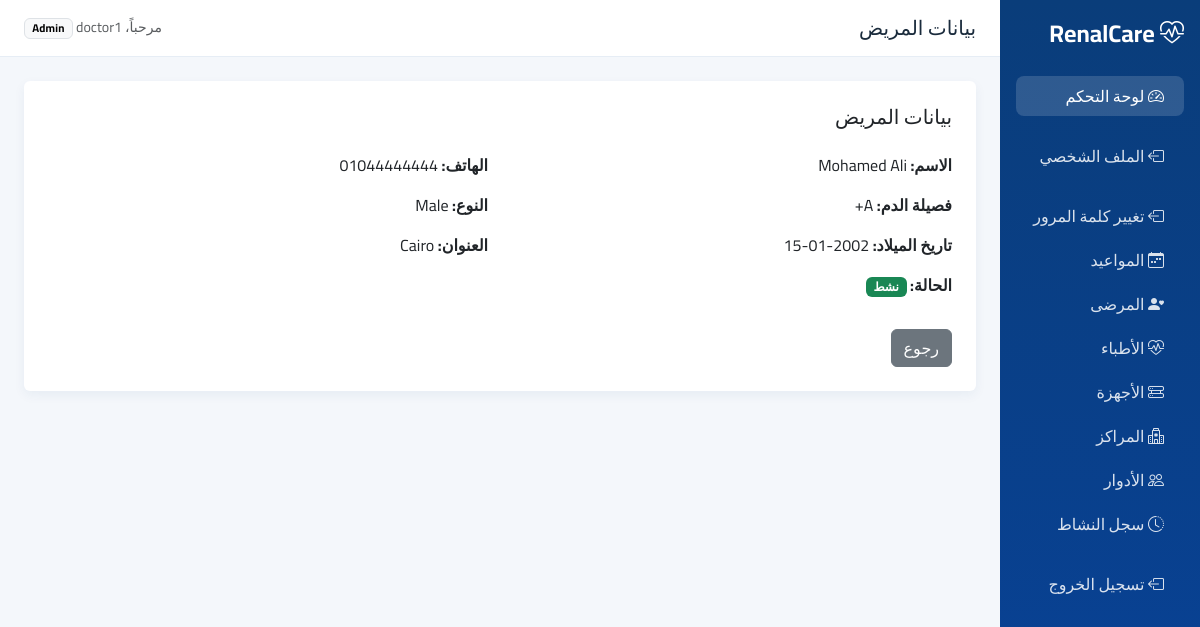
Page /patient-details.php?id=1 (signed in) on the committed database.
### tables this page shows
CREATE TABLE `patients` (
  `id` int(11) NOT NULL,
  `user_id` int(11) DEFAULT NULL,
  `full_name` varchar(100) DEFAULT NULL,
  `phone` varchar(20) DEFAULT NULL,
  `blood_type` varchar(5) DEFAULT NULL,
  `gender` enum('Male','Female') DEFAULT NULL,
  `birth_date` date DEFAULT NULL,
  `address` text DEFAULT NULL,
  `status` enum('active','inactive') DEFAULT 'active'
);

### patient-details.php (the view, shortened to what this page needs)
<?php
require_once("config/database.php");
$doctor_user_id = $_SESSION['user_id'];
$query = "SELECT id
FROM doctors
WHERE user_id='$doctor_user_id'
LIMIT 1";
$result = mysqli_query($conn, $query);
$doctor = mysqli_fetch_assoc($result);
$patient_id = mysqli_real_escape_string($conn, $_GET['id']);
$doctor_id = $doctor['id'];
$query = "SELECT patients.*
FROM patients
INNER JOIN appointments
ON patients.id = appointments.patient_id
WHERE patients.id='$patient_id'
AND appointments.doctor_id='$doctor_id'
LIMIT 1";
$result = mysqli_query($conn, $query);
$patient = mysqli_fetch_assoc($result);
?>
<?php include "includes/head.php"; ?>
<body>
<div class="container-fluid">
    <div class="row">
        <?php include("includes/sidebar.php"); ?>
        <main class="col-md-9 col-lg-10 p-0">
            <?php include("includes/topbar.php"); ?>
            <div class="p-4">
                <div class="card p-4">
                    <h2 class="h5 mb-4">
                        بيانات المريض
                    </h2>
                    <div class="row">
                        <div class="col-md-6 mb-3">
                            <strong>
                                الاسم:
                            </strong>
                            <?= htmlspecialchars($patient['full_name'] ?? '—'); ?>
                        </div>
                        <div class="col-md-6 mb-3">
                            <strong>
                                الهاتف:
                            </strong>
                            <?= htmlspecialchars($patient['phone'] ?? '—'); ?>
                        </div>
                        <div class="col-md-6 mb-3">
                            <strong>
                                فصيلة الدم:
                            </strong>
                            <?= htmlspecialchars($patient['blood_type'] ?? '—'); ?>
                        </div>
                        <div class="col-md-6 mb-3">
                            <strong>
                                النوع:
                            </strong>
                            <?= htmlspecialchars($patient['gender'] ?? '—'); ?>
                        </div>
                        <div class="col-md-6 mb-3">
                            <strong>
                                تاريخ الميلاد:
                            </strong>
                            <?= htmlspecialchars($patient['birth_date'] ?? '—'); ?>
                        </div>
                        <div class="col-md-6 mb-3">
                            <strong>
                                العنوان:
                            </strong>
                            <?= htmlspecialchars($patient['address'] ?? '—'); ?>
                        </div>
                        <div class="col-md-6 mb-3">
                            <strong>
                                الحالة:
                            </strong>
                            <?php
                            if ($patient['status'] == "active")
                            {
                                echo '<span class="badge text-bg-success">نشط</span>';
                            }
                            else
                            {
                                echo '<span class="badge text-bg-secondary">غير نشط</span>';
                            }
                            ?>
                        </div>
                    </div>
                    <div class="mt-3">
                        <a
                            href="doctor-dashboard.php"
                            class="btn btn-secondary">
                            رجوع
                        </a>
                    </div>
                </div>
            </div>
        </main>
    </div>
</div>
</body>
</html>

### assets/css/app.css (style rules this page uses)
:root { --kc-primary: #0b5ed7; --kc-primary-dark: #084298; --kc-bg: #f4f7fb; --kc-sidebar: #0a3d7a; --kc-card: #ffffff; --kc-text: #1a2b3c; --kc-muted: #6c757d; }
body { font-family: "Cairo", system-ui, sans-serif; background: var(--kc-bg); color: var(--kc-text); }
.card { border: 0; box-shadow: 0 0.25rem 0.75rem rgba(10, 61, 122, 0.06); }

### rows in the picture
patients: full_name "Mohamed Ali", phone "01044444444", blood_type "A+", gender "Male", birth_date "2002-01-15", address "Cairo"

### other values in the picture
$title "بيانات المريض"
$_SESSION['user_name'] "doctor1"
